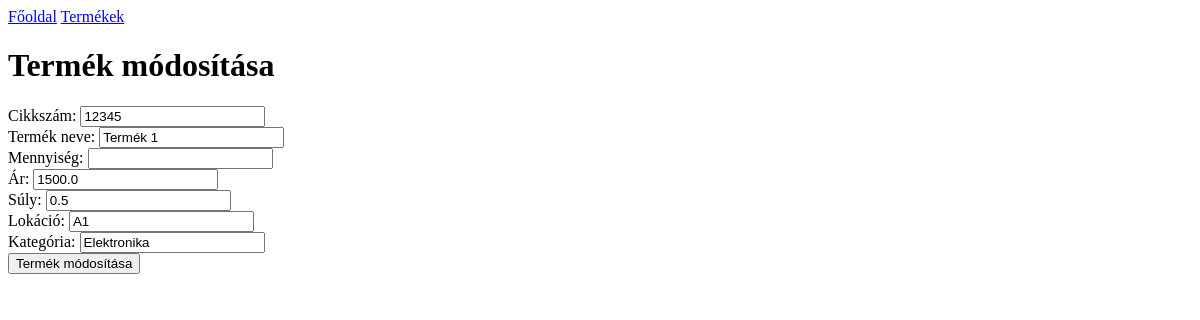
Page /edit_product/1 on the earlier database version.
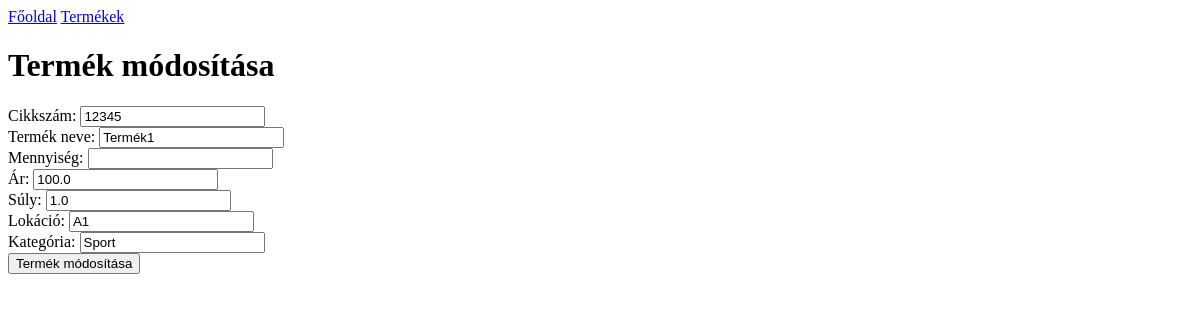
Same page on the later database version.
### tables this page shows
CREATE TABLE products (
                id INTEGER PRIMARY KEY,
                cikkszam TEXT,
                nev TEXT,
                mennyiseg INTEGER,
                ar REAL,
                suly REAL,
                lokacio TEXT,
                kategoria TEXT);

### app.py (the view, shortened to what this page needs)
@app.route('/edit_product/<int:id>', methods=['GET', 'POST'])
def edit_product(id):
    conn = sqlite3.connect('database.db')
    c = conn.cursor()
    c.execute('SELECT * FROM products WHERE id = ?', (id,))
    product = c.fetchone()
    return render_template('edit_product.html', product=product)

### templates/edit_product.html (shortened to what this page needs)
<!DOCTYPE html>
<html lang="hu">
<head>
</head>
<body>
    <nav>
        <a href="{{ url_for('index') }}">Főoldal</a>
        <a href="{{ url_for('products') }}">Termékek</a>
    </nav>
    <h1>Termék módosítása</h1>
    <form action="{{ url_for('edit_product', id=product[0]) }}" method="POST">
        <label for="cikkszam">Cikkszám:</label>
        <input type="text" id="cikkszam" name="cikkszam" value="{{ product[1] }}" required><br>
        <label for="nev">Termék neve:</label>
        <input type="text" id="nev" name="nev" value="{{ product[2] }}" required><br>
        <label for="mennyiseg">Mennyiség:</label>
        <input type="number" id="mennyiseg" name="mennyiseg" required><br>
        <label for="ar">Ár:</label>
        <input type="number" id="ar" name="ar" value="{{ product[4] }}" required><br>
        <label for="suly">Súly:</label>
        <input type="number" id="suly" name="suly" value="{{ product[5] }}" required><br>
        <label for="lokacio">Lokáció:</label>
        <input type="text" id="lokacio" name="lokacio" value="{{ product[6] }}" required><br>
        <label for="kategoria">Kategória:</label>
        <input type="text" id="kategoria" name="kategoria" value="{{ product[7] }}" required><br>
        <button type="submit">Termék módosítása</button>
    </form>
</body>
</html>

Differences in the rows shown:
changed products: nev "Termék 1" → "Termék1"; ar "1500.0" → "100.0"; suly "0.5" → "1.0"; kategoria "Elektronika" → "Sport"
